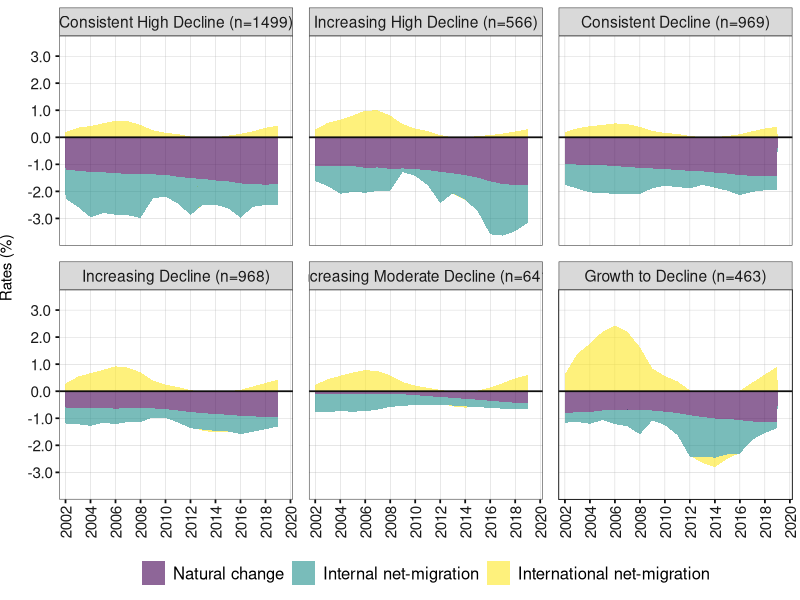

Here is the R script that generated this plot:

library(dplyr)
library(ggplot2)
library(viridis)


#Directory
setwd("E:\\Articulo9_SeqAnalyis\\After review\\Replicability\\Contribution")


#Data
data <- read.csv(file = 'Components.csv', sep = ';')

#Selecting just decline
data <-data[ which(data$Cluster != 'Growth'),]
data <-data[ which(data$Year != '2020'),]



#To factors
data$Cluster <- as.factor(data$Cluster)
data$Type <- as.factor(data$Type)
levels(data$Cluster)
levels(data$Type)

#To numeric
data$Year <- as.numeric(data$Year)
data$Value <- as.numeric(data$Value)


#Ordering type
data$Type <- factor(data$Type, levels = c("International net-migration", "Internal net-migration",
                                            "Natural change"))
levels(data$Type)


#Recoding clusters

data$Cluster <- recode(data$Cluster, "Consistent high decline"="Consistent High Decline (n=1499)",
                       "Consistent decline"="Consistent Decline (n=969)",
                       "Increasing high decline"="Increasing High Decline (n=566)",
                       "Increasing decline"="Increasing Decline (n=968)",
                       "Increasing moderate decline"="Increasing Moderate Decline (n=641)",
                       "Growth to decline"="Growth to Decline (n=463)")

#Ordering clusters
data$Cluster <- factor(data$Cluster, levels = c("Consistent High Decline (n=1499)", "Increasing High Decline (n=566)",
                                                "Consistent Decline (n=969)", "Increasing Decline (n=968)",
                                                "Increasing Moderate Decline (n=641)", "Growth to Decline (n=463)"))
levels(data$Cluster)


#Plot

bmp(file="Components.bmp", width = 9, height = 6.5, units = 'in', res = 300)

ggplot(data = data,aes(x = Year, y = Value, group=Type)) +
  
  facet_wrap(.~Cluster, ncol=3)+
  
  geom_area(aes(fill=Type),size=0, alpha=0.6)+
            #filter(data, Type != "Growth rate"))+
  
  #geom_line(aes(Year, Value), color="gray10", alpha = 0.8,size = 0.8, 
            #filter(data, Type == "Growth rate")) +
  
  scale_y_continuous(labels = scales::number_format(accuracy = 0.1),
                     limits=c(-3.65,3.4), breaks=seq(-3,3,1))+
  
  scale_x_continuous(limits=c(2001.5,2020.2), breaks=seq(2002,2020,2),expand=c(0,0))+
  

  scale_fill_viridis(discrete = T, direction = -1)+
  guides(fill = guide_legend(reverse=TRUE))+
  
  geom_hline(yintercept = 0, size=0.6, colour ="grey5")+
  
  labs(x=NULL,y = "Rates (%)") +
  
  theme_bw()+
  theme(text = element_text(size = 14, face="plain"),
        
        panel.spacing = unit(0.8, "lines"),
        
        axis.title.y = element_text(vjust=3,size=11, face="plain"),
        strip.background = element_rect(color="grey15",size = 0.35),
        
        panel.border = element_rect(color="grey15",size = 0.35),
        panel.grid.major = element_line(colour = "grey70", size=0.1),
        panel.grid.minor=element_blank(),
        
        axis.text.x = element_text(colour = "grey10", size = 11, angle = 90, hjust =0.6, vjust = 0.5, face="plain"),
        axis.text.y = element_text(colour = "grey10", size = 11, hjust = 0.6, vjust = 0.5, face="plain"),
        axis.ticks = element_line(color="grey5", size = 0.6),
        
        legend.title = element_blank (),
        legend.text = element_text(colour="black", size =12, face="plain"),
        legend.position= "bottom",
        #legend.position=c(0.84,0.24),
        legend.direction = "horizontal",
        legend.justification=c(0.5,0.5),
        legend.key.width=unit(.6,"cm"),
        legend.key.height=unit(.6,"cm"))

dev.off()
